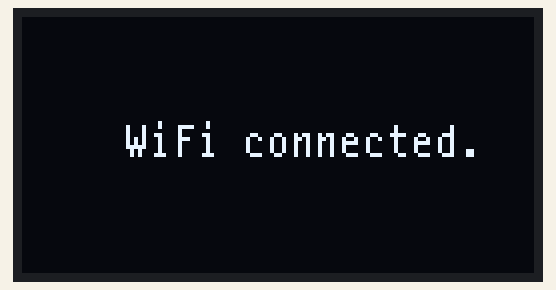
The sketch below on a simulated ESP32. Parts: 128×64 one-colour display. WiFi joins after 1.5 s; servers stay silent unless stated; the local clock reads 2024-03-15 10:24:30 at power-on unless the sketch sets it; what the sketch prints to the serial monitor is not drawn.

Above: at 1.6 s.
At 2.2 s:
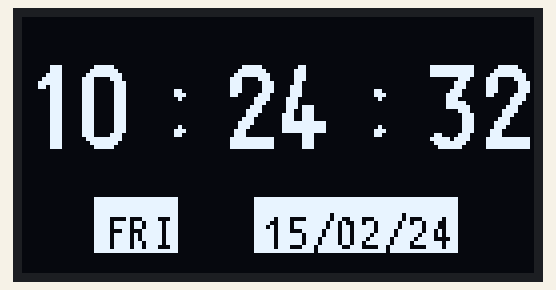
At 11.1 s:
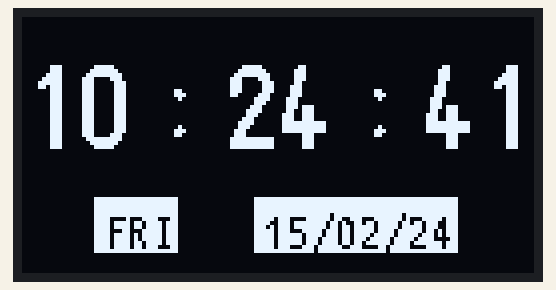
At 20.1 s:
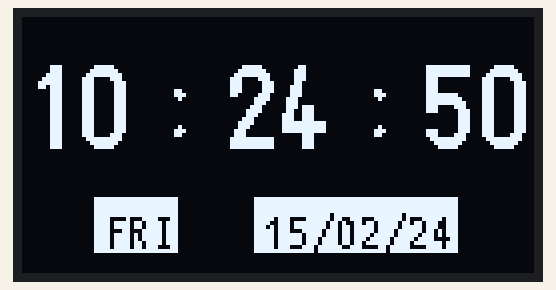
At 29.2 s:
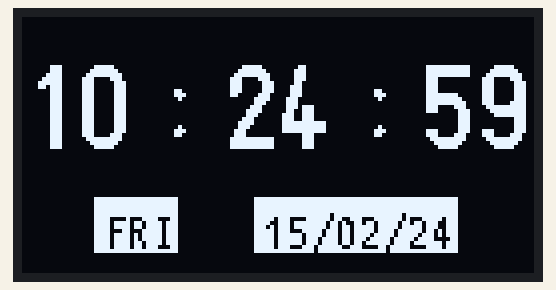
At 38.1 s:
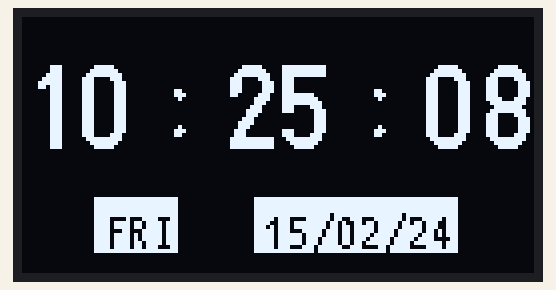

The sketch:

Clock_analog.ino
```cpp
#include <Arduino.h>
#include <U8g2lib.h>

#include <Wire.h>

#include <WiFi.h>
#include "time.h"

const char* ssid     = "realme8";
const char* password = "12345678";

const char* ntpServer = "pool.ntp.org";
const long  gmtOffset_sec = 19800;
const int   daylightOffset_sec = 0;

U8G2_SSD1306_128X64_NONAME_F_HW_I2C u8g2(U8G2_R0, /* clock=*/ SCL, /* data=*/ SDA, /* reset=*/ U8X8_PIN_NONE);

char s_str[3];
char m_str[3];
char h_str[3];
char d_str[3];
char mn_str[3];
char y_str[3];


struct tm timenow;

void setup(void) {
   // Init display
  u8g2.begin();
  u8g2.setFontPosCenter();
  u8g2.setFont(u8g2_font_t0_11_tf);

  // Connect to Wi-Fi
  Serial.begin(115200);
  u8g2.clearBuffer();
  u8g2.setCursor(0,32);
  u8g2.drawStr(0,32,"Connecting to ");
  u8g2.drawStr(83,32,ssid);
  u8g2.sendBuffer();
  WiFi.begin(ssid, password);
  while (WiFi.status() != WL_CONNECTED) {
    delay(500);
  }
  u8g2.clearBuffer();
  u8g2.setCursor(0,32);
  u8g2.drawStr(25,32,"WiFi connected.");
  u8g2.sendBuffer();

  // Init and get the time
  configTime(gmtOffset_sec, daylightOffset_sec, ntpServer);
  if(!getLocalTime(&timenow)){
    Serial.println("Failed to obtain time");
    return;
  }

  //disconnect WiFi as it's no longer needed
  WiFi.disconnect(true);
  WiFi.mode(WIFI_OFF);
  delay(500);

}


void loop(void) {
    if(!getLocalTime(&timenow))
    {
      Serial.println("Failed to obtain time");
      return;
    }
    strcpy(s_str, u8x8_u8toa(timenow.tm_sec, 2));
    strcpy(h_str, u8x8_u8toa(timenow.tm_hour, 2));
    strcpy(m_str, u8x8_u8toa(timenow.tm_min, 2));
    strcpy(d_str, u8x8_u8toa(timenow.tm_mday, 2));
    strcpy(mn_str, u8x8_u8toa(timenow.tm_mon, 2));
    strcpy(y_str, u8x8_u8toa(timenow.tm_year, 2));
    Serial.println(timenow.tm_hour);/* convert m to a string with two digits */
    Serial.println(timenow.tm_min);
    Serial.println(timenow.tm_sec);
    u8g2.clearBuffer();                   // clear the internal memory
    u8g2.setFont(u8g2_font_logisoso20_tn);   // choose a suitable font
    u8g2.drawStr(0,25,h_str);    // write something to the internal memory
    u8g2.drawStr(35,25,":");
    u8g2.drawStr(50,25,m_str);
    u8g2.drawStr(85,25,":");
    u8g2.drawStr(100,25,s_str);
    u8g2.setFont(u8g2_font_t0_11_tf);
    switch(timenow.tm_wday)
    {
      case 0:
        u8g2.drawButtonUTF8(20 , 55, U8G2_BTN_INV, 0,  2,  2, "SUN" );
        break;
      case 1:
        u8g2.drawButtonUTF8(20 , 55, U8G2_BTN_INV, 0,  2,  2, "MON" );
        break;
      case 2:
        u8g2.drawButtonUTF8(20 , 55, U8G2_BTN_INV, 0,  2,  2, "TUE" );
        break;
      case 3:
        u8g2.drawButtonUTF8(20 , 55, U8G2_BTN_INV, 0,  2,  2, "WED" );
        break;
      case 4:
        u8g2.drawButtonUTF8(20 , 55, U8G2_BTN_INV, 0,  2,  2, "THUR" );
        break;
      case 5:
        u8g2.drawButtonUTF8(20 , 55, U8G2_BTN_INV, 0,  2,  2, "FRI" );
        break;
      case 6:
        u8g2.drawButtonUTF8(20 , 55, U8G2_BTN_INV, 0,  2,  2, "SAT" );
        break;

    }
    String date;
    date += d_str;
    date += "/";
    date += mn_str;
    date += "/";
    date += y_str;
    u8g2.drawButtonUTF8(60 , 55, U8G2_BTN_INV, 0,  2,  2, date.c_str() );
    u8g2.sendBuffer();                    // transfer internal memory to the display
    delay(100);

}
```

Measured:
- what the display in image 0 shows lasts 0.5 s, from 1.6 s to 2.1 s
- what the display in image 1 shows lasts 1.0 s, from 2.1 s to 3.1 s
